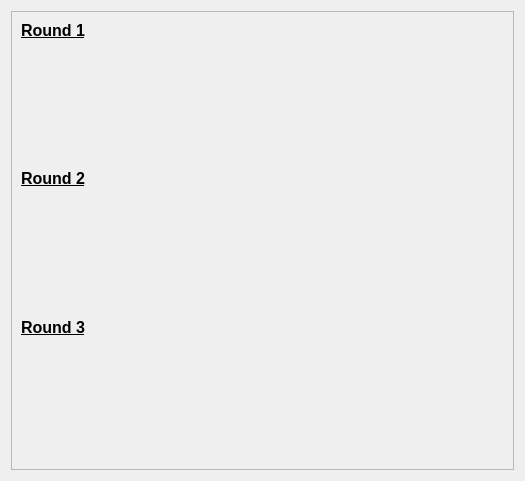
<?xml version="1.0" encoding="UTF-8"?>
<ui version="4.0">
 <class>Form</class>
 <widget class="QWidget" name="Form">
  <property name="geometry">
   <rect>
    <x>0</x>
    <y>0</y>
    <width>525</width>
    <height>481</height>
   </rect>
  </property>
  <property name="windowTitle">
   <string>Form</string>
  </property>
  <layout class="QVBoxLayout" name="verticalLayout">
   <item>
    <widget class="QScrollArea" name="scrollArea">
     <property name="widgetResizable">
      <bool>true</bool>
     </property>
     <widget class="QWidget" name="scrollAreaWidgetContents">
      <property name="geometry">
       <rect>
        <x>0</x>
        <y>0</y>
        <width>505</width>
        <height>461</height>
       </rect>
      </property>
      <layout class="QVBoxLayout" name="verticalLayout_2">
       <item>
        <widget class="QLabel" name="round1Label">
         <property name="sizePolicy">
          <sizepolicy hsizetype="Preferred" vsizetype="Maximum">
           <horstretch>0</horstretch>
           <verstretch>0</verstretch>
          </sizepolicy>
         </property>
         <property name="font">
          <font>
           <pointsize>12</pointsize>
           <weight>75</weight>
           <bold>true</bold>
           <underline>true</underline>
          </font>
         </property>
         <property name="text">
          <string>Round 1</string>
         </property>
        </widget>
       </item>
       <item>
        <widget class="QWidget" name="round1BoxWidget" native="true"/>
       </item>
       <item>
        <widget class="QLabel" name="round2Label">
         <property name="sizePolicy">
          <sizepolicy hsizetype="Preferred" vsizetype="Maximum">
           <horstretch>0</horstretch>
           <verstretch>0</verstretch>
          </sizepolicy>
         </property>
         <property name="font">
          <font>
           <pointsize>12</pointsize>
           <weight>75</weight>
           <bold>true</bold>
           <underline>true</underline>
          </font>
         </property>
         <property name="text">
          <string>Round 2</string>
         </property>
        </widget>
       </item>
       <item>
        <widget class="QWidget" name="round2BoxWidget" native="true"/>
       </item>
       <item>
        <widget class="QLabel" name="round3Label">
         <property name="sizePolicy">
          <sizepolicy hsizetype="Preferred" vsizetype="Maximum">
           <horstretch>0</horstretch>
           <verstretch>0</verstretch>
          </sizepolicy>
         </property>
         <property name="font">
          <font>
           <pointsize>12</pointsize>
           <weight>75</weight>
           <bold>true</bold>
           <underline>true</underline>
          </font>
         </property>
         <property name="text">
          <string>Round 3</string>
         </property>
        </widget>
       </item>
       <item>
        <widget class="QWidget" name="round3BoxWidget" native="true"/>
       </item>
      </layout>
     </widget>
    </widget>
   </item>
  </layout>
 </widget>
 <resources/>
 <connections/>
</ui>
